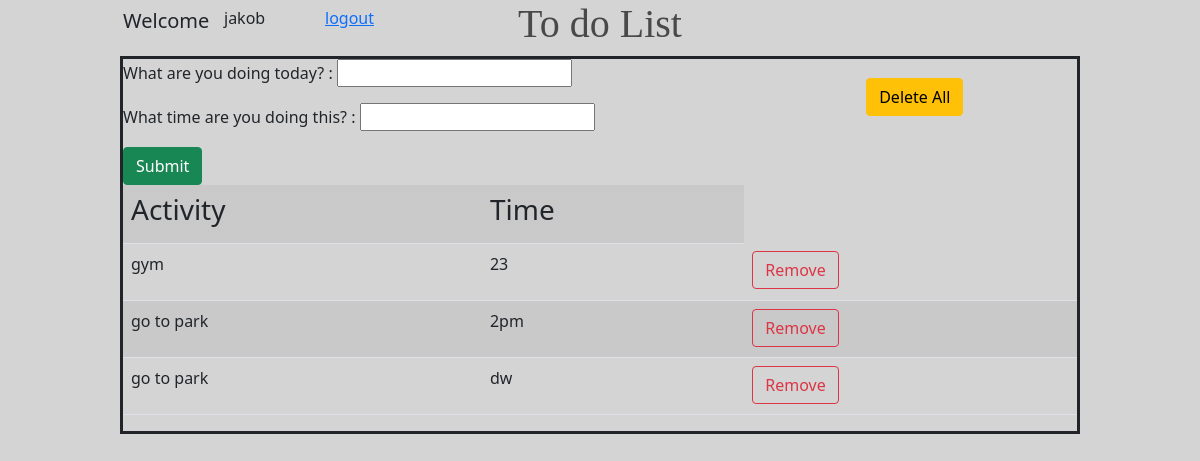
Before: / (signed in) with the older database file.
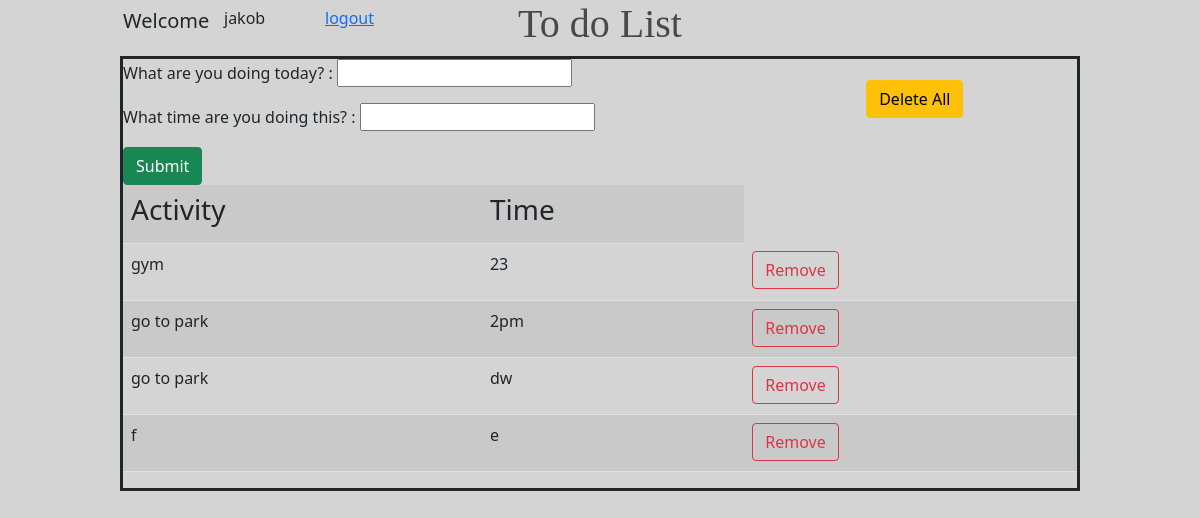
After: the same page with the newer database file.
### list/models.py (models this page shows)
class mylist(models.Model):
    name=models.CharField(max_length=200)
    time = models.CharField(blank=True, null=True, max_length=50)
    username33 = models.CharField(blank=True, null=True, max_length=50)
    def __str__(self):
        return self.name

### list/views.py (the view, shortened to what this page needs)
# urls.py: path('', views.index),
@csrf_exempt
def index(request):
    totaldata=mylist.objects.all()[3:]
    form=TaskForm()
    loginusername=str(request.user)
    theuserdata=mylist.objects.filter(username33=str(request.user))
    context = {"form": form, "names": theuserdata, "loginuser2": loginusername}
    return render(request, 'index.html', context)

### list/forms.py
class TaskForm(ModelForm):
    class Meta:
        model=mylist
        fields=['name','time']
        labels={"name": _('What are you doing today? '),
                "time": _('What time are you doing this? ')}

### list/templates/index.html (shortened to what this page needs)
{% load static %}
<!DOCTYPE html>
<html lang="en">
<head>
     <link href="https://cdn.jsdelivr.net/npm/bootstrap@5.0.0-beta1/dist/css/bootstrap.min.css" rel="stylesheet"
>
    <link rel="stylesheet" type="text/css" href="{% static 'css/index.css'%}">
</head>
<body>
<h1 style="font-family:Serif;">To do List</h1>
{% block content %}
<div id="coin">
        {% if user.is_authenticated %}
                <div class="row row-cols-2 row-cols-lg-5 g-2 g-lg-3" style="position:absolute; top:-50px">
                    <h5 >Welcome </h5>
                    <h6 style="position:relative; left:25%; right:auto;">{{ loginuser2 }}</h6>
                    <a id=logout style="position: relative; left:50% " href="logout/"><h6>logout</h6></a>
                </div>
                <form style="position:relative; top:1%;"method="POST" >{% csrf_token %}
                        {{form.as_p}}
                        <div ><button class="btn btn-success" type="Submit">Submit</button></div>
                    </form>
                <div style="position:absolute; left:80%; top:5%" >
                    <form action="deleteall/">
                        <button type="Delete"  style="position:relative; right:20px" class="btn btn-warning">Delete All</button>
                    </form>
                </div>
                <div>
                    <table class="table table-striped" >
                        <tr ><th ><h3>Activity</h3></th>
                            <th><h3>Time</h3></th></tr>
                        {% for i in names %}
                            <tr ><td><p>{{i}}</p></td>
                                <td ><p>{{i.time}}</p></td>
                            <td><form action="delete/{{i.id}}/"><button
                                    type="remove" class="btn btn-outline-danger">
                                Remove</button></form></td>
                            </tr>
                        {% endfor %}
                    </table>
                </div>
    {% else %}
     <p>In order to use the 'to do list' you must be logged in, so you can <a href="register/"><strong>create
         an account</strong></a> or <a href="login/"><strong>login</strong></a>.</p>
    {% endif %}
    </div>
{% endblock content%}
</body>
</html>

### static/css/index.css (style rules this page uses)
h1 { color:#4a4949; font-size:250%; text-align:center; }
* { margin:0px; padding:0px; }
#coin { height: 40%; width: 80%; margin-left: auto; margin-right: auto; position: relative; border-style: solid; }
body { background-color:#d4d4d4; }

Changed rows visible on the page:
added mylist: name "f", time "e"
